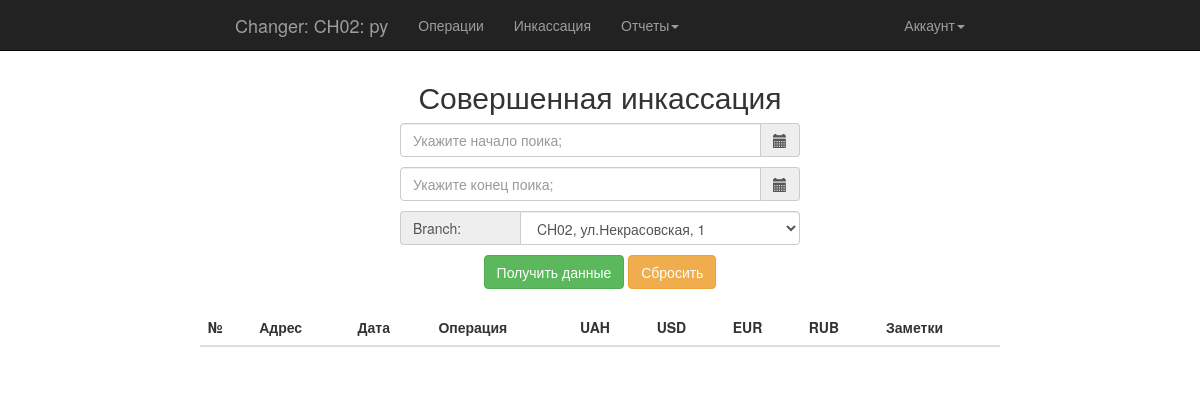
Before: /user_collection (signed in) with the older database file.
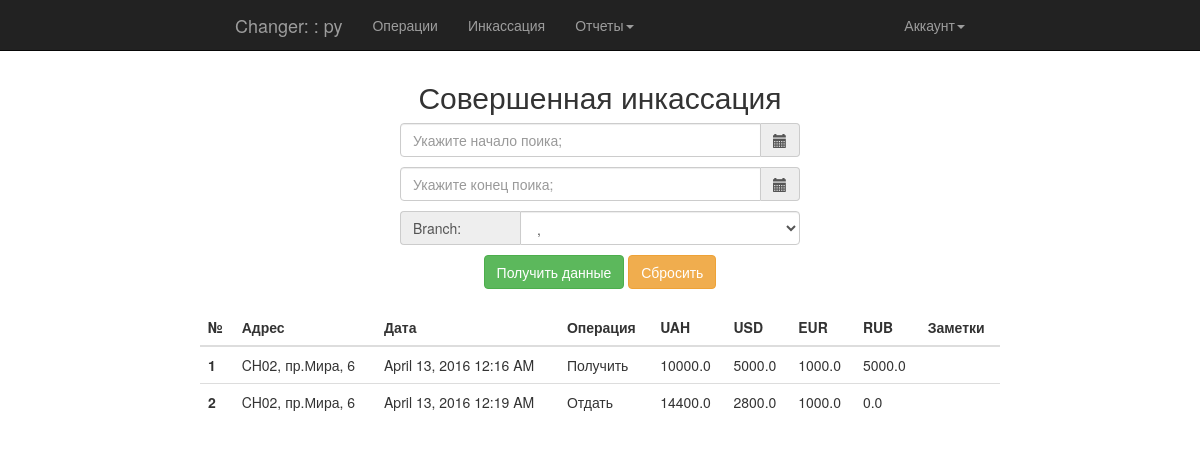
After: the same page with the newer database file.
### app/models.py (models this page shows, shortened)
class Cashes(db.Model):
    __tablename__ = 'cashes'
    id = db.Column(db.Integer, primary_key=True)
    branch = db.Column(db.String(8))
    address = db.Column(db.String(64))
    member_since = db.Column(db.DateTime(), default=datetime.utcnow)
    status = db.Column(db.Boolean, default=True)
    group_id = db.Column(db.Integer, db.ForeignKey('group_cashes.id'))
    group = db.relationship('GroupOfCashes', backref='cash')
    deals = db.relationship('Deals', backref='cash', lazy='dynamic')
    collections = db.relationship('Collections', backref='cash')
    transactions = db.relationship('Transaction', backref='cash')

class Collections(db.Model):
    __tablename__ = "collections"
    id = db.Column(db.Integer, primary_key=True)
    user_id = db.Column(db.Integer, db.ForeignKey('users.id'))
    cash_id = db.Column(db.Integer, db.ForeignKey('cashes.id'))
    date_collection = db.Column(db.DateTime, default=datetime.utcnow)
    oper_id = db.Column(db.Integer, db.ForeignKey('type_of_operation.id'))
    collection_notes = db.Column(db.String(64))
    count_uah = db.Column(db.Float)
    count_usd = db.Column(db.Float)
    count_eur = db.Column(db.Float)
    count_rub = db.Column(db.Float)
    oper = db.relationship('TypeOfOperation')

class TypeOfOperation(db.Model):
    __tablename__ = 'type_of_operation'
    id = db.Column(db.Integer, primary_key=True)
    name = db.Column(db.String(8), unique=True)
    rusname = db.Column(db.String(8))

### app/main/views.py (the view)
@main.route('/user_collection', methods=['GET', 'POST'])
@login_required
@user_required
def user_collection():
    d_today = datetime.utcnow().date()
    list_collections = Collections.query.filter_by(user=current_user).all()
    cashes = [current_user.cash]
    for i in list_collections:
        if i.cash not in cashes:
            cashes.append(i.cash)
    inkasses = []
    for i in list_collections:
        if i.date_collection.date() == d_today:
            inkasses.append(i)
    return render_template('user_collection.html', inkasses=inkasses, cashes=cashes)

### app/main/__init__.py (called while the page is built)
@main.app_context_processor
def inject_permission():
    return dict(Permission=Permission)

### app/models.py (called while the page is built)
@login_manager.user_loader
def load_user(user_id):
    return User.query.get(int(user_id))

    def can(self, permissions):
        return self.role is not None and (self.role.permissions & permissions) == permissions

### app/templates/user_collection.html (shortened to what this page needs)
{% extends "base.html" %}
{% block styles %}
    {{ super() }}
    <link rel="stylesheet" href="{{ url_for('static', filename='bootstrap-datetimepicker.min.css') }}">
{% endblock %}
{% block content %}
    <div class="col-sm-4 col-sm-offset-4 loginpage">
        <p><h2 class="text-center">Совершенная инкассация</h2></p>
        <div class="row">
            <form method="post">
                <div class="control-group">
                    <div class="controls">
                        <div class="input-group">
                            <input id="date-picker-1" name="data-start" type="text" class="date-picker form-control" placeholder="Укажите начало поика;" autocomplete="off" value="" required/>
                            <label for="date-picker-1" class="input-group-addon btn">
                                <span class="glyphicon glyphicon-calendar"></span>
                            </label>
                        </div>
                    </div>
                </div>
                <div class="control-group mt">
                    <div class="controls">
                        <div class="input-group">
                            <input id="date-picker-2" name="data-finish" type="text" class="date-picker form-control" placeholder="Укажите конец поика;" autocomplete="off" value="" required/>
                            <label for="date-picker-2" class="input-group-addon btn">
                                <span class="glyphicon glyphicon-calendar"></span>
                            </label>
                        </div>
                    </div>
                </div>
                <div class="input-group mt">
                    <span class="input-group-addon">Branch:</span>
                    <select class="form-control" name="select_ch">
                        {%  for c in cashes %}
                            <option value="{{ c.branch }}">
                                <span>{{ c.branch }}</span>,&nbsp;
                            </option>
                        {% endfor %}
                    </select>
                </div>
                <div class="row text-center" style="margin-top: 10px">
                    <button type="submit" class="btn btn-success">Получить данные</button>
                    <button type="reset" class="btn btn-warning">Сбросить</button>
                </div>
            </form>
        </div>
    </div>
    <div class="col-sm-8 col-sm-offset-2">
        <div class="row" style="margin-top: 20px">
            <table class='table table-hover'>
                <thead>
                <tr>
                    <th>№</th>
                    <th>Адрес</th>
                    <th>Дата</th>
                    <th>Операция</th>
                    <th>UAH</th>
                    <th>USD</th>
                    <th>EUR</th>
                    <th>RUB</th>
                    <th>Заметки</th>
                </tr>
                </thead>
                <tbody>
                {% for i in inkasses %}
                    <tr>
                        <th class='row'> {{ loop.index }}</th>
                        <td>{{ i.cash.branch }}, {{ i.cash.address }}</td>
                        <td>{{ moment(i.date_collection).format('LLL') }}</td>
                        <td>{{ i.oper.rusname }}</td>
                        <td>{{ i.count_uah }}</td>
                        <td>{{ i.count_usd }}</td>
                        <td>{{ i.count_eur }}</td>
                        <td>{{ i.count_rub }}</td>
                        <td>{{ i.inkass_notes }}</td>
                    </tr>
                {% endfor %}
                </tbody>
            </table>
        </div>
    </div>
{% endblock %}

### app/templates/base.html (shortened to what this page needs)
<!DOCTYPE html>
<html lang="en" {% block html_attribs %}{% endblock html_attribs %}>
{% block html %}
    <head>
        {% block head %}
            {% block styles %}
                <link rel="stylesheet" href="{{ url_for('static', filename='bootstrap.min.css') }}">
                <link rel="stylesheet" href="{{ url_for('static', filename='style.css') }}">
            {% endblock styles %}
        {% endblock head %}
    </head>
    <body>
    {% block body %}
        {% block navbar %}
            <nav class="navbar navbar-inverse navbar-fixed-top">
                <div class="container">
                    <div class="col-md-8 col-md-offset-2">
                        <div class="navbar-header">
                            {% if current_user.is_authenticated %}
                                <a class="navbar-brand" href="#">Changer: {{ current_user.cash.branch }}: {{ current_user.username }}</a>
                            {% else %}
                                <a class="navbar-brand" href="#">Changer</a>
                            {% endif %}
                        </div>
                        <div class="navbar-collapse collapse">
                            <ul class="nav navbar-nav">
                                {% if current_user.is_authenticated %}
                                    {% if current_user.can(Permission.MAKE_OPERATION) %}
                                        <li><a href="{{ url_for('main.index') }}">Операции</a></li>
                                        <li><a href="{{ url_for('main.collections') }}">Инкассация</a></li>
                                        <li class="dropdown">
                                            <a href="#" class="dropdown-toggle" data-toggle="dropdown">Отчеты<b class="caret"></b></a>
                                        </li>
                                    {% endif %}
                                {% endif %}
                            </ul>
                            <ul class="nav navbar-nav navbar-right">
                                {% if current_user.is_authenticated %}
                                    <li class="dropdown">
                                        <a href="#" class="dropdown-toggle" data-toggle="dropdown">Аккаунт<b class="caret"></b></a>
                                    </li>
                                {% else %}
                                    <li><a href="{{ url_for('auth.login') }}">Войти</a></li>
                                {% endif %}
                            </ul>
                        </div>
                    </div>
                </div>
            </nav>
        {% endblock navbar %}
        {% block content %}
        {% endblock content %}
    {% endblock body %}
    </body>
{% endblock html %}
</html>

Changed rows visible on the page:
no longer on this page (row edited): Cashes: cash.branch "CH02"
now on this page (row edited): Collections: cash.branch "CH02", cash.address "пр.Мира, 6", date_collection "April 13, 2016 12:16 AM", oper.rusname "Получить", count_uah "10000.0", count_usd "5000.0", count_eur "1000.0", count_rub "5000.0"
now on this page (row edited): Collections: cash.branch "CH02", cash.address "пр.Мира, 6", date_collection "April 13, 2016 12:19 AM", oper.rusname "Отдать", count_uah "14400.0", count_usd "2800.0", count_eur "1000.0", count_rub "0.0"
Other visible differences:
form field select_ch: "CH02, ул.Некрасовская, 1" → ","
